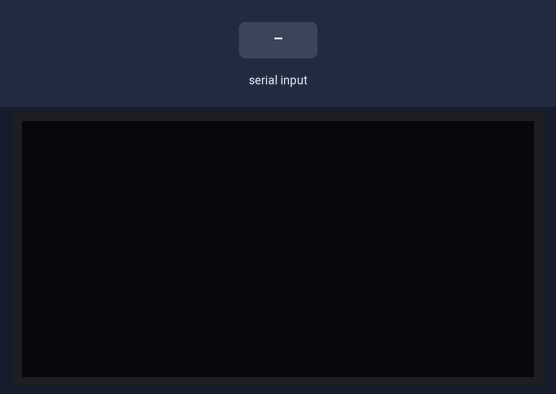
A program run on a simulated Raspberry Pi Pico running MicroPython. Shown: 128×64 one-colour display. Inputs (shaded band) come from the test bench. What the program prints to the serial console is not drawn.

Above: at 1.2 s.
1.3 s: "1" typed at the serial console, then Enter
At 2.5 s:
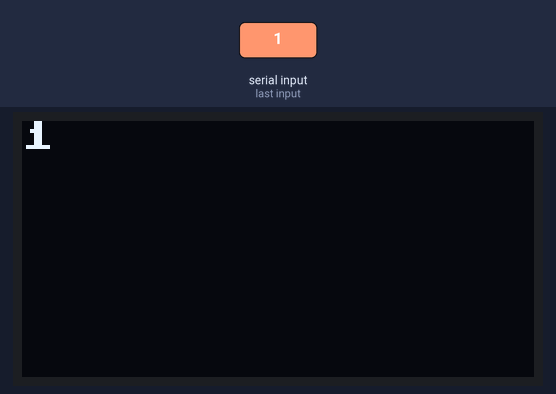
2.8 s: "0" typed at the serial console, then Enter
At 3.7 s:
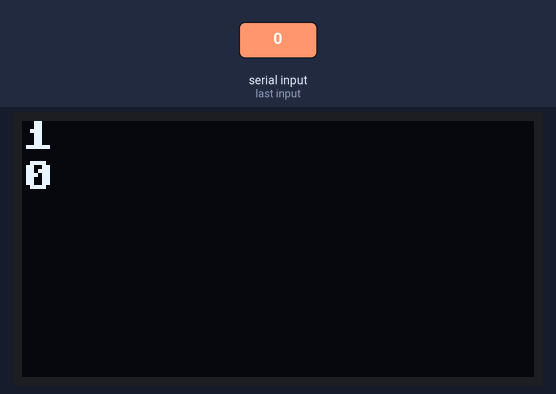
4.3 s: "2" typed at the serial console, then Enter
At 4.8 s:
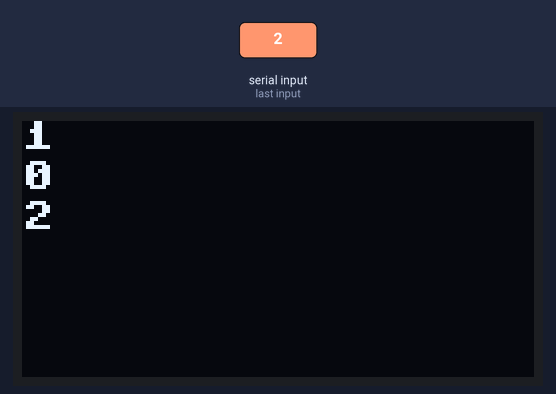
Timing chart, 0 to 7.3 s (numbered marks = the images above; inputs shaded):
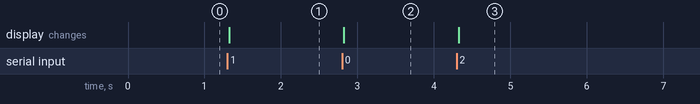

The program:

task1_2.py
```python
import machine
import ssd1306
import time

SW0_PIN = 7
SW2_PIN = 9

OLED_WIDTH = 128
OLED_HEIGHT = 64

i2c = machine.I2C(1, scl=machine.Pin(15), sda=machine.Pin(14), freq=400000)
oled = ssd1306.SSD1306_I2C(OLED_WIDTH, OLED_HEIGHT, i2c)


def draw_text(text_lines):
    oled.fill(0)
    for i, line in enumerate(text_lines):
        oled.text(line, 0, i * 10)
    oled.show()

text_lines = []

while True:
    user_input = input()
    text_lines.append(user_input)

    if len(text_lines) * 10 > OLED_HEIGHT:
        text_lines.pop(0)

    draw_text(text_lines)

    time.sleep(0.1)
```

Measured:
- after the input at 1.3 s, the display: changes at once (image 1)
- after the input at 2.8 s, the display: changes at once (image 2)
- after the input at 4.3 s, the display: changes at once (image 3)
